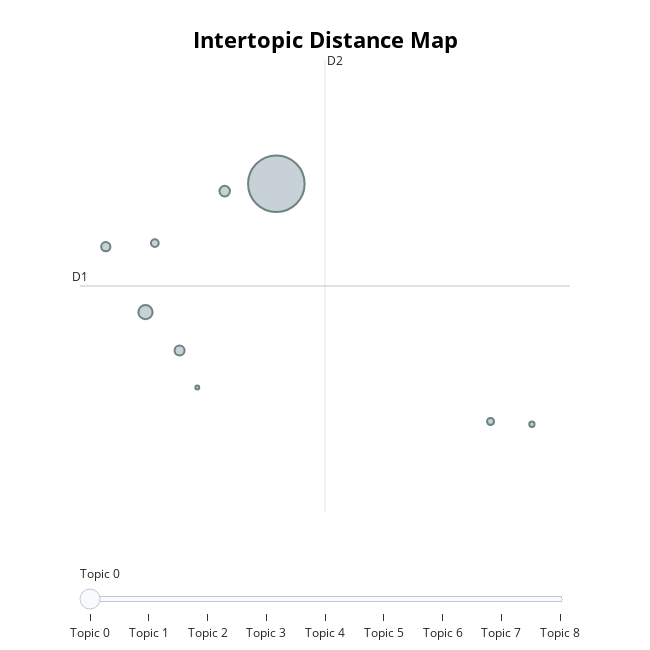

The notebook cell saved with this chart:
### Code cell
topic_model.visualize_topics()

### Figure 1 — Plotly figure (JSON) as saved in the notebook; plotly's stock layout.template omitted (floating-point values rounded to 4 significant figures)
{"data": [{"customdata": [[0, "et | pas | je | que | le", 2757], [1, "numro | nul | 3949 | le | est", 174], [2, "parking | pas | pour | et | les", 96], [3, "ferm | le | ferme | et | fermeture", 86], [4, "documents | scanner | document | les | pour", 73], [5, "radiation | pour | les | vous | une", 52], [6, "dossier | dossiers | pour | les | mon", 42], [7, "catastrophique | des | la | wesh | et", 24], [8, "good | notgood | hhhhhhh | hh | hahaha", 13]], "hovertemplate": "<b>Topic %{customdata[0]}</b><br>%{customdata[1]}<br>Size: %{customdata[2]}", "legendgroup": "", "marker": {"color": "#B0BEC5", "line": {"color": "DarkSlateGrey", "width": 2}, "size": [2757, 174, 96, 86, 73, 52, 42, 24, 13], "sizemode": "area", "sizeref": 1.723, "symbol": "circle"}, "mode": "markers", "name": "", "orientation": "v", "showlegend": false, "type": "scatter", "x": [-0.01741, -1.513, -0.6072, -1.123, -1.966, -1.406, 2.43, 2.902, -0.9204], "xaxis": "x", "y": [12.03, 10.16, 11.92, 9.6, 11.11, 11.17, 8.566, 8.527, 9.062], "yaxis": "y"}], "layout": {"annotations": [{"showarrow": false, "text": "D1", "x": -2.261, "y": 10.54, "yshift": 10}, {"showarrow": false, "text": "D2", "x": 0.5385, "xshift": 10, "y": 13.84}], "height": 650, "hoverlabel": {"bgcolor": "white", "font": {"family": "Rockwell", "size": 16}}, "legend": {"itemsizing": "constant", "tracegroupgap": 0}, "margin": {"t": 60}, "shapes": [{"line": {"color": "#CFD8DC", "width": 2}, "type": "line", "x0": 0.5385, "x1": 0.5385, "y0": 7.248, "y1": 13.84}, {"line": {"color": "#9E9E9E", "width": 2}, "type": "line", "x0": -2.261, "x1": 3.338, "y0": 10.54, "y1": 10.54}], "sliders": [{"active": 0, "pad": {"t": 50}, "steps": [{"args": [{"marker.color": [["red", "#B0BEC5", "#B0BEC5", "#B0BEC5", "#B0BEC5", "#B0BEC5", "#B0BEC5", "#B0BEC5", "#B0BEC5"]]}], "label": "Topic 0", "method": "update"}, {"args": [{"marker.color": [["#B0BEC5", "red", "#B0BEC5", "#B0BEC5", "#B0BEC5", "#B0BEC5", "#B0BEC5", "#B0BEC5", "#B0BEC5"]]}], "label": "Topic 1", "method": "update"}, {"args": [{"marker.color": [["#B0BEC5", "#B0BEC5", "red", "#B0BEC5", "#B0BEC5", "#B0BEC5", "#B0BEC5", "#B0BEC5", "#B0BEC5"]]}], "label": "Topic 2", "method": "update"}, {"args": [{"marker.color": [["#B0BEC5", "#B0BEC5", "#B0BEC5", "red", "#B0BEC5", "#B0BEC5", "#B0BEC5", "#B0BEC5", "#B0BEC5"]]}], "label": "Topic 3", "method": "update"}, {"args": [{"marker.color": [["#B0BEC5", "#B0BEC5", "#B0BEC5", "#B0BEC5", "red", "#B0BEC5", "#B0BEC5", "#B0BEC5", "#B0BEC5"]]}], "label": "Topic 4", "method": "update"}, {"args": [{"marker.color": [["#B0BEC5", "#B0BEC5", "#B0BEC5", "#B0BEC5", "#B0BEC5", "red", "#B0BEC5", "#B0BEC5", "#B0BEC5"]]}], "label": "Topic 5", "method": "update"}, {"args": [{"marker.color": [["#B0BEC5", "#B0BEC5", "#B0BEC5", "#B0BEC5", "#B0BEC5", "#B0BEC5", "red", "#B0BEC5", "#B0BEC5"]]}], "label": "Topic 6", "method": "update"}, {"args": [{"marker.color": [["#B0BEC5", "#B0BEC5", "#B0BEC5", "#B0BEC5", "#B0BEC5", "#B0BEC5", "#B0BEC5", "red", "#B0BEC5"]]}], "label": "Topic 7", "method": "update"}, {"args": [{"marker.color": [["#B0BEC5", "#B0BEC5", "#B0BEC5", "#B0BEC5", "#B0BEC5", "#B0BEC5", "#B0BEC5", "#B0BEC5", "red"]]}], "label": "Topic 8", "method": "update"}]}], "title": {"font": {"color": "Black", "size": 22}, "text": "<b>Intertopic Distance Map</b>", "x": 0.5, "xanchor": "center", "y": 0.95, "yanchor": "top"}, "width": 650, "xaxis": {"anchor": "y", "domain": [0, 1], "range": [-2.261, 3.338], "title": {"text": ""}, "visible": false}, "yaxis": {"anchor": "x", "domain": [0, 1], "range": [7.248, 13.84], "title": {"text": ""}, "visible": false}}}
